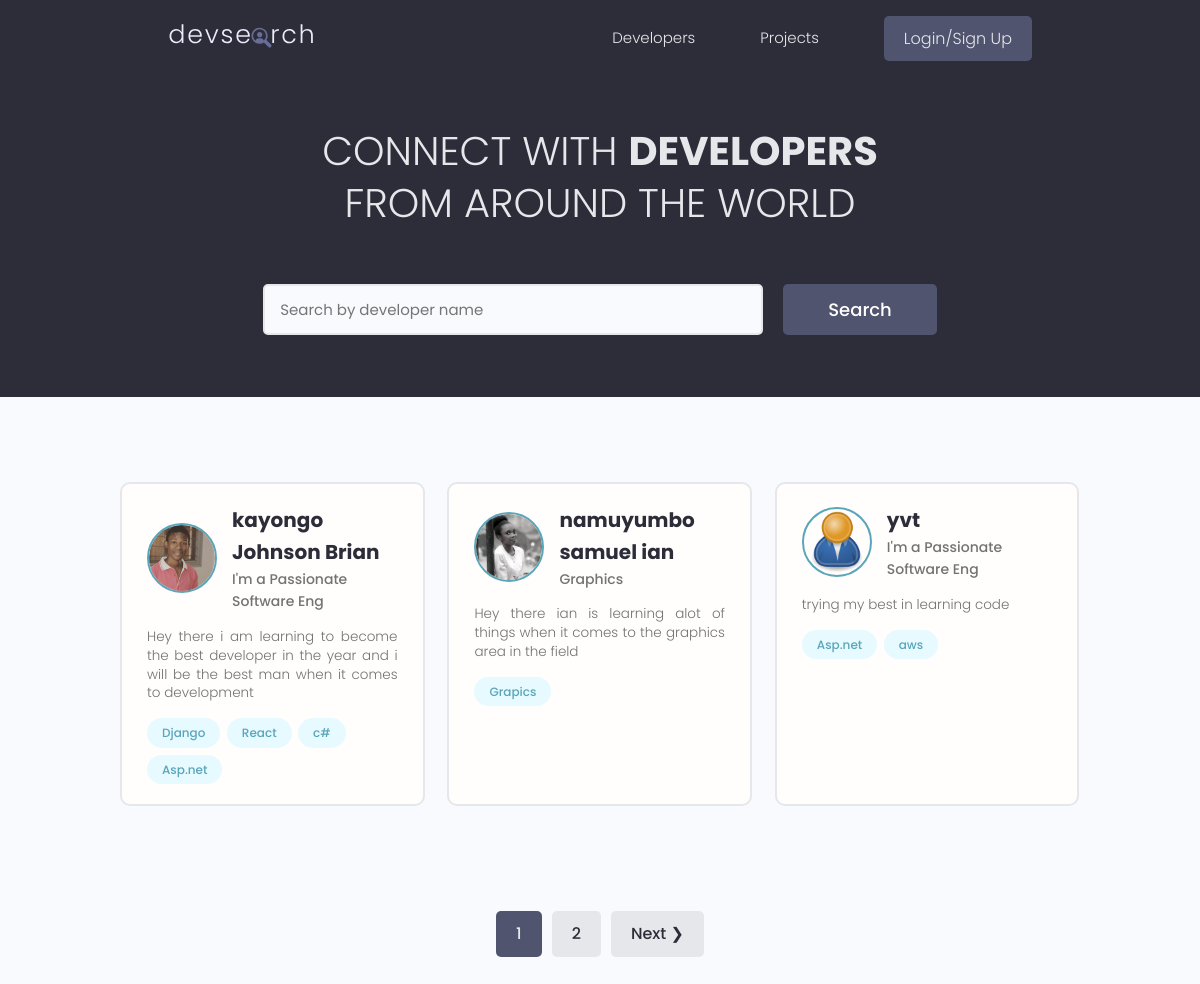
The app's page /, older data.
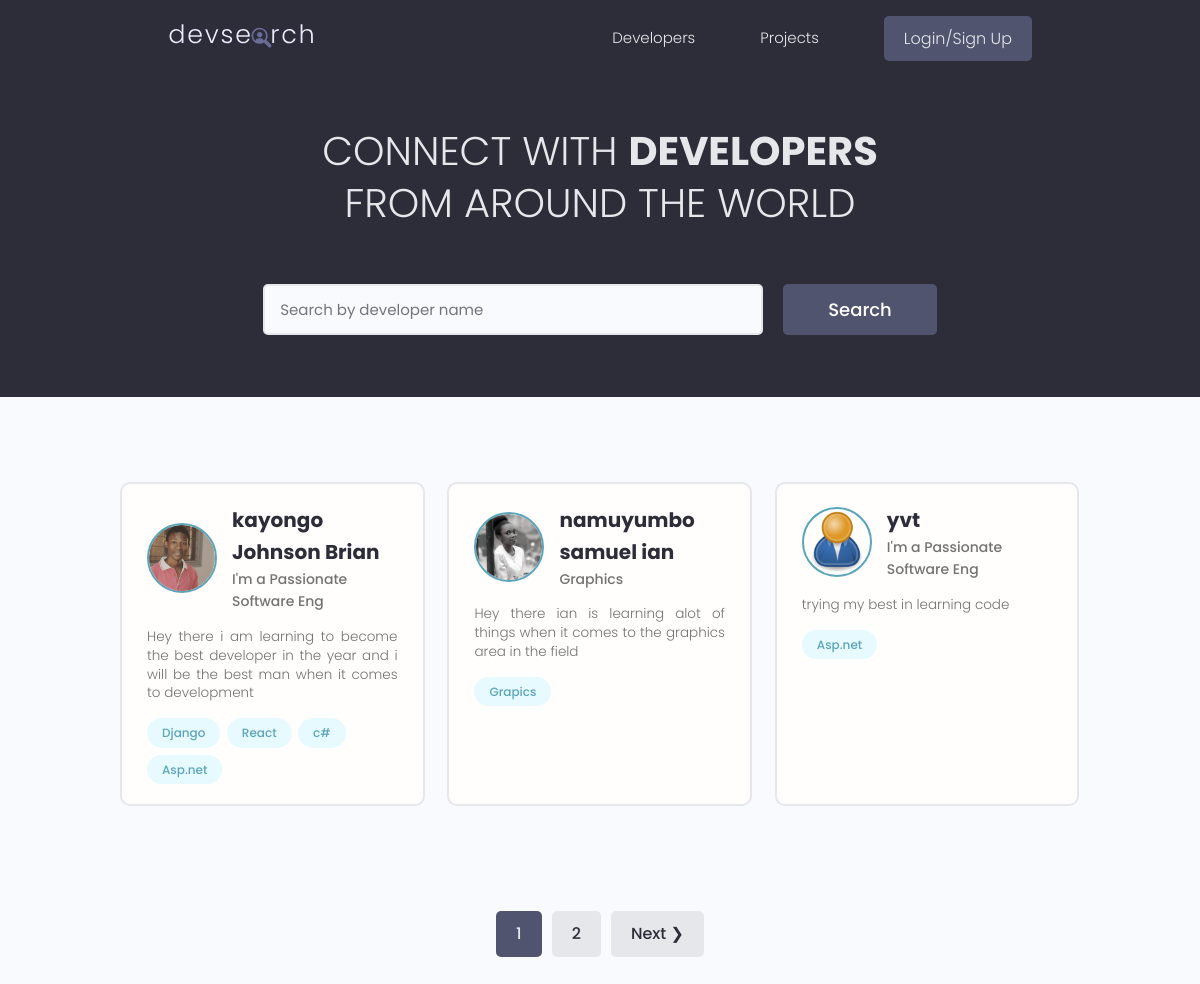
The same page, newer data.
### users/models.py (models this page shows, shortened)
class Profile(models.Model):
    user = models.OneToOneField(
        User, on_delete=models.CASCADE, null=True, blank=True)
    username = models.CharField(max_length=200, null=True, blank=True)
    location = models.CharField(max_length=200, null=True, blank=True)
    name = models.CharField(max_length=200, null=True, blank=True)
    email = models.EmailField(null=True, blank=True, max_length=200)
    short_intro = models.CharField(max_length=200, null=True, blank=True)
    bio = models.TextField(null=True, blank=True)
    profile_image = models.ImageField(
        null=True, blank=True, upload_to="profiles/", default="profiles/user.png")
    social_github = models.CharField(max_length=200, null=True, blank=True)
    social_twiter = models.CharField(max_length=200, null=True, blank=True)
    social_youtube = models.CharField(max_length=200, null=True, blank=True)
    social_website = models.CharField(max_length=200, null=True, blank=True)
    id = models.UUIDField(default=uuid.uuid4,
                          primary_key=True, unique=True, editable=False)
    created = models.DateTimeField(auto_now_add=True)

class Skill(models.Model):
    id = models.UUIDField(default=uuid.uuid4,
                          primary_key=True, unique=True, editable=False)
    owner = models.ForeignKey(
        Profile, on_delete=models.CASCADE, null=True, blank=True)
    name = models.CharField(max_length=200, null=True, blank=True)
    description = models.TextField(null=True, blank=True)
    created = models.DateTimeField(auto_now_add=True)
    def __str__(self):
        return str(self.name)

### users/views.py (the view)
# urls.py: path('', views.profile, name='profile'),
def profile(request):
    profiles, search_query = searchProfiles(request)
    custom_range, profiles = paginationProfile(request, profiles, 3)
    context = {'profiles': profiles, 'search_query': search_query,
               'custom_range': custom_range}
    return render(request, 'users/profiles.html', context)

### users/utils.py (called while the page is built)
def paginationProfile(request, profiles, results):
    page = request.GET.get('page')
    paginator = Paginator(profiles, results)
    try:
        profiles = paginator.page(page)
    except PageNotAnInteger:
        page = 1
        profiles = paginator.page(page)
    except EmptyPage:
        page = paginator.num_pages()
        profiles = paginator.page(page)
    leftIndex = (int(page)-4)
    if leftIndex < 1:
        leftIndex = 1
    rightIndex = (int(page)+5)
    if rightIndex > paginator.num_pages:
        rightIndex = paginator.num_pages + 1
    custom_range = range(leftIndex, rightIndex)
    return custom_range, profiles

def searchProfiles(request):
    search_query = ''
    if request.GET.get('search_query'):
        search_query = request.GET.get('search_query')
    skills = Skill.objects.filter(name__icontains=search_query)
    print("search", search_query)
    profiles = Profile.objects.distinct().filter(
        Q(name__icontains=search_query) |
        Q(short_intro__icontains=search_query) |
        Q(skill__in=skills)
    )
    return profiles, search_query

### users/templates/users/profiles.html (shortened to what this page needs)
{% extends 'main.html' %} {% load static %} {% block content %}
<main class="home">
    <section class="hero-section text-center">
        <div class="container container--narrow">
            <div class="hero-section__box">
                <h2>CONNECT WITH <span>DEVELOPERS</span></h2>
                <h2>FROM AROUND THE WORLD</h2>
            </div>
            <div class="hero-section__search">
                <form id="searchForm" class="form" action="{% url 'profile' %}" method="get">
                    <div class="form__field">
                        <input value="{{ search_query }}" class="input input--text" id="formInput#search" type="text" name="search_query" placeholder="Search by developer name" />
                    </div>
                    <input class="btn btn--sub btn--lg" type="submit" value="Search" />
                </form>
            </div>
        </div>
    </section>
    <section class="devlist">
        <div class="container">
            <div class="grid grid--three">
                {% for profile in profiles%}
                <div class="column card">
                    <div class="dev">
                        <a href="{% url 'user-profile' profile.id %}" class=" card__body ">
                            <div class="dev__profile ">
                                <img class="avatar avatar--md " src="{{ profile.profile_image.url }}" alt="image " />
                                <div class="dev__meta ">
                                    <h3>{{ profile.name }}</h3>
                                    <h5>{{ profile.short_intro|slice:'30' }}</h5>
                                </div>
                            </div>
                            <p class="dev__info ">
                                {{profile.bio|slice:"250"}}
                            </p>
                            <div class="dev__skills ">
                                {% for skill in profile.skill_set.all|slice:'5' %}
                                <span class="tag tag--pill tag--main ">
                                    <small>{{ skill }}</small>
                                </span> {% endfor %}
                            </div>
                        </a>
                    </div>
                </div>
                {% endfor %}
            </div>
        </div>
    </section>
    {% include 'pagination.html' with query_set=profiles custom_range=custom_range %}
</main>
{% endblock content %}

Row changes from the older to the newer data that the page shows:
removed Skill: name "aws", shown under Profile "yvt"
